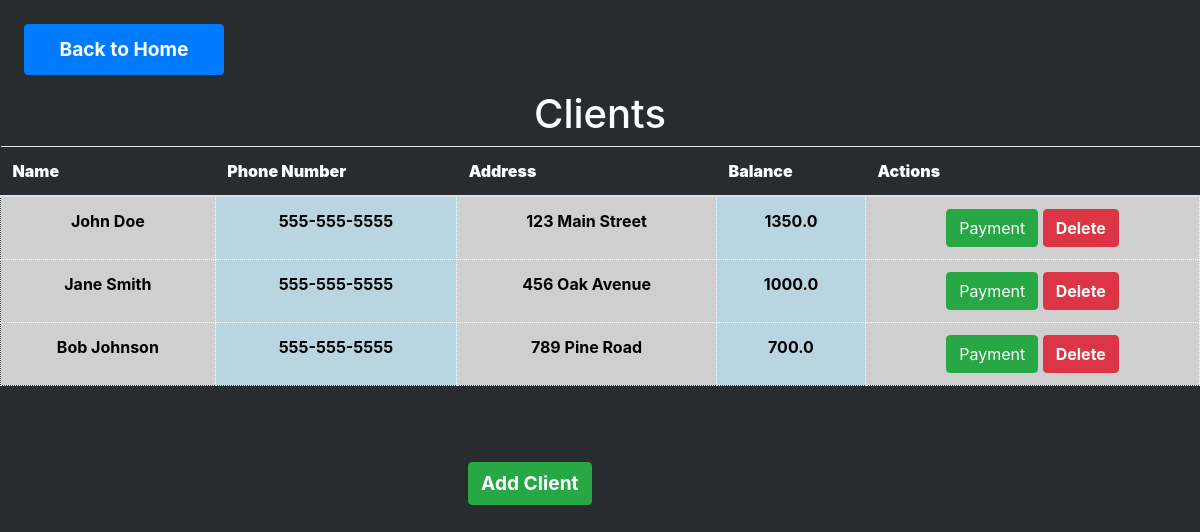
The app's page /clients with its own data.
### tables this page shows
CREATE TABLE "Clients" (
	"ClientID"	INTEGER,
	"Name"	TEXT NOT NULL,
	"PhoneNumber"	TEXT NOT NULL,
	"Address"	TEXT,
	"Balance"	REAL NOT NULL,
	"LastPaymentDate"	INTEGER DEFAULT 'N/A',
	PRIMARY KEY("ClientID" AUTOINCREMENT)
);

### app.py (the view)
@app.route('/clients', methods=['GET', 'POST'])
def clients():
    if request.method == 'POST':
        query = request.form.get('search')
        clients = search_clients(query)
    else:
        clients = get_all_clients()
    return render_template('clients.html', clients=clients)

### db_functions.py (called while the page is built)
def connect_db():
    try:
        return sqlite3.connect('SimpleStock.db', timeout=10)
    except sqlite3.Error as e:
        print(f"An error occurred while connecting to the database: {e}")
        return None

def get_all_clients():
    conn = connect_db()
    if not conn:
        return []
    try:
        cursor = conn.cursor()
        cursor.execute('SELECT * FROM Clients')
        clients = cursor.fetchall()
        return clients
    except sqlite3.Error as e:
        print(f"An error occurred while fetching clients: {e}")
        return []
    finally:
        conn.close()

### templates/clients.html (shortened to what this page needs)
<!DOCTYPE html>
<html lang="en">
  <head>
    <link
      rel="stylesheet"
      href="{{ url_for('static', filename='style.css') }}"
    />
    <link
      href="https://stackpath.bootstrapcdn.com/bootstrap/4.5.2/css/bootstrap.min.css"
      rel="stylesheet"
    />
  </head>
  <body>
    <a id="BTN" href="{{ url_for('dashboard') }}" class="btn btn-primary"
      >Back to Home</a
    >
    <h1>Clients</h1>
    <table class="table">
      <thead>
        <tr>
          <th><strong>Name</strong></th>
          <th><strong>Phone Number</strong></th>
          <th><strong>Address</strong></th>
          <th><strong>Balance</strong></th>
          <th><strong>Actions</strong></th>
        </tr>
      </thead>
      <tbody>
        {% for client in clients %}
        <tr>
          <td id="tdEven"><strong>{{ client[1] }}</strong></td>
          <td id="tdOdd"><strong>{{ client[2] }}</strong></td>
          <td id="tdEven"><strong>{{ client[3] }}</strong></td>
          <td id="tdOdd"><strong>{{ client[4] }}</strong></td>
          <td id="tdEven">
            <button
              class="btn btn-success"
              onclick='makePayment("{{ client[0] }}")'
            >
              Payment
            </button>
            <a
              href="{{ url_for('delete_client', client_id=client[0]) }}"
              class="btn btn-danger"
              onclick="return confirm('Are you sure you want to delete this client?')"
              ><strong>Delete</strong></a
            >
          </td>
        </tr>
        {% endfor %}
      </tbody>
    </table>
    <a id="addClientBTN" href="{{ url_for('add_client') }}" class="btn btn-success">Add Client</a>
  </body>
</html>

### static/style.css (style rules this page uses)
html body { display: block; width: 100vw; background-color: rgb(41, 44, 47); }
h1, h2 { text-align: center; color: white !important; justify-content: center; }
#BTN { padding: 10px; width: 200px; font-size: larger; font-weight: bold; display: inline-block; margin-left: 2%; margin-top: 2%; margin-bottom: 15px; }
#addClientBTN { margin-left: 39%; font-size: larger; font-weight: bolder; margin-top: 5%; }
th { border-bottom: solid black 2px; color: white; }
#tdOdd { background-color: #b9d5e2; color: black !important; border: solid white 1.5px; text-align: center; border-style: dotted; }
#tdEven { background-color: #cfcfcf; color: black !important; text-align: center; border: solid white 1.5px; border-style: dotted; }

### records on screen
Clients: Name "John Doe", PhoneNumber "555-555-5555", Address "123 Main Street", Balance "1350.0"
Clients: Name "Jane Smith", PhoneNumber "555-555-5555", Address "456 Oak Avenue", Balance "1000.0"
Clients: Name "Bob Johnson", PhoneNumber "555-555-5555", Address "789 Pine Road", Balance "700.0"
